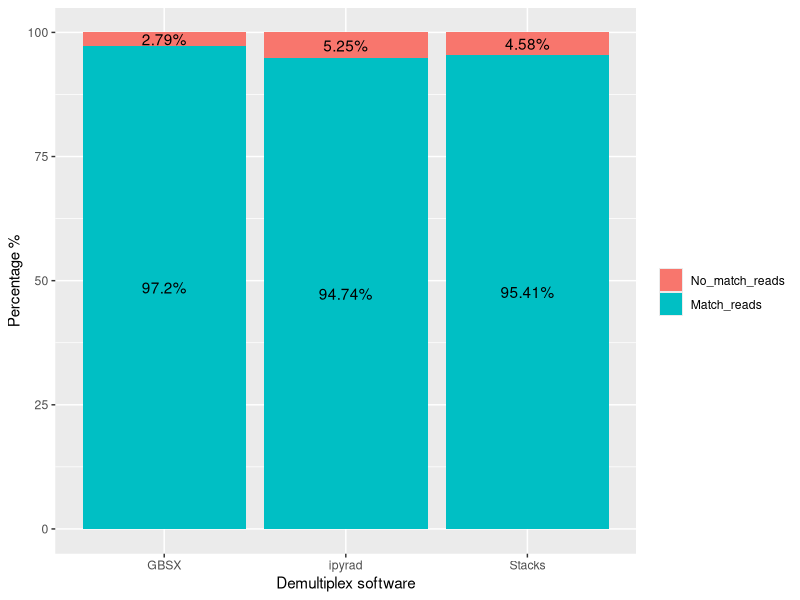
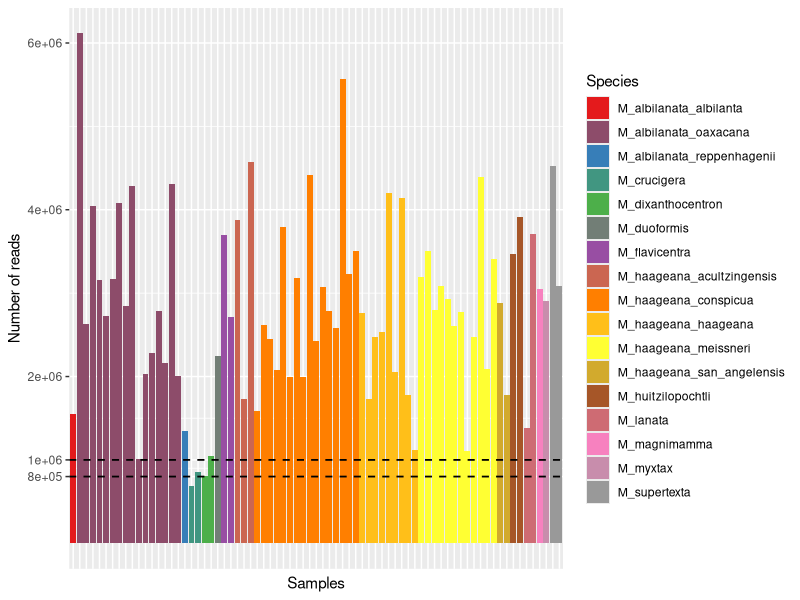

Reproduce these figures in R, in order.
# Packages to be used
library(dplyr)
library(ggplot2)
library(RColorBrewer)
library(reshape2)

## Load the results of demultiplex to ipyrad, stacks and gbsx and Sum of correctly match reads
gbsx <- read.table("../data/GBSX_reads_stats.csv", sep = ",", header=TRUE)
sum(as.numeric(gbsx$total_sequences), na.rm = TRUE)

PyRad <- read.csv("../data/ipyrad_demultiplex_stats.csv", sep = "\t", header=TRUE)
sum(as.numeric(PyRad$total_reads), na.rm = TRUE)

stacks <- read.table("../data/stacks_demultiplex_stats.txt", sep = "\t", header=FALSE)
sum(as.numeric(stacks$V4), na.rm = TRUE)

## Create a dataframe with the percentages of match reads and no match reads
Software <- c("ipyrad", "Stacks", "GBSX")
Match_reads <- c(94.74, 95.41, 97.20)
No_match_reads <- c(5.25, 4.58, 2.79)
perf_soft <- data.frame(Software, Match_reads, No_match_reads)
perf_soft <- melt(data = perf_soft, id.vars = "Software", measure.vars = c("Match_reads", "No_match_reads"))

## Plot of software performance 
ggplot(perf_soft, aes(x = Software, y = value, fill = forcats::fct_rev(variable))) + 
  geom_bar(stat = "identity", position = "stack") +
  geom_text(aes(label = paste0(value,"%")), position = position_stack(vjust = .5)) +
  labs(fill = "") + xlab("Demultiplex software") + ylab("Percentage %")


## Load the results of demultiplex with gbsx
df_reads_dem <- read.csv("../data/GBSX_reads_stats.csv")

## Filter M_haageana_san_angelensis but not incluid Mhsa_6_2 Mhsa_6_1 
mhsa <- df_reads_dem %>%
  select(Muestra, Especie) %>%
  filter(Especie == "M_haageana_san_angelensis" & Muestra != "Mhsa_6_2" & Muestra != "Mhsa_6_1") 

## Create a vector with the previous dataframe 
mhsa_filt <- as.vector(mhsa$Muestra) 

## Filter the data frame but not included the Muestras filtering previously 
msuper <- df_reads_dem %>%
  filter(!Muestra %in% mhsa_filt)

## Order levels of the column that ggplot2 uses in x so that they are in the desired order
msuper$ID<-factor(msuper$ID, levels = msuper$ID[order(msuper$Especie)])

colourCount = length(unique(msuper$Especie))
getPalette = colorRampPalette(brewer.pal(9, "Set1"))

## Plot the number of reads obtained after demultiplex
ggplot(msuper, aes(x=ID, y=total_sequences, fill = Especie)) +
  geom_bar(stat = "identity") +
  scale_y_continuous(breaks = c(6000000, 4000000, 2000000, 1000000, 800000)) +
  geom_hline(yintercept = 1000000, linetype="dashed", size = 0.6) +
  geom_hline(yintercept = 800000, linetype="dashed", size = 0.6) +
  labs(x = "Samples", y = "Number of reads", fill = "Species") +
  theme(axis.text.x=element_blank(),
        axis.ticks.x=element_blank()) +
  scale_fill_manual(values = getPalette(colourCount)) 
  



